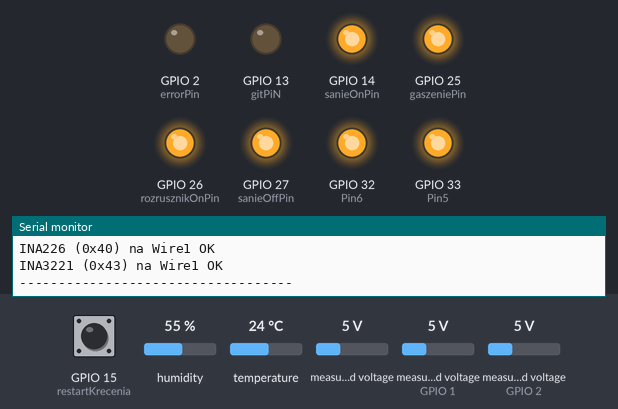
Bench run of a program on a simulated ESP32. Shown: output pins drawn as LEDs (lit = HIGH), the last lines printed to the serial monitor. Inputs (shaded band) come from the test bench; at power-on: measured voltage (sensors on GPIO 1, GPIO 2) 5 V, measured voltage 5 V, GPIO 15 (restartKrecenia) HIGH, humidity 55 %, temperature 24 °C.

Above: at 0.1 s.
2.3 s: measured voltage (sensor on GPIO 1) set to 14.7 V
At 4.9 s:
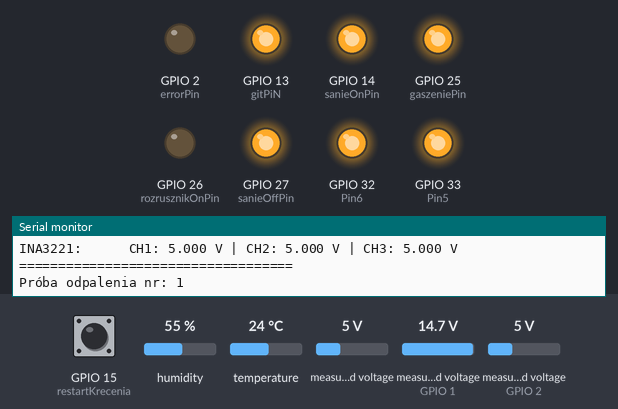
11.8 s: measured voltage (sensor 0) set to 12 V
At 14.9 s:
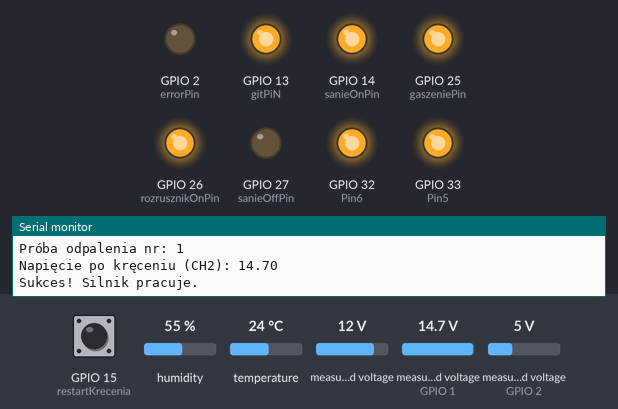
19.9 s: measured voltage (sensor 0) set to 12.4 V
21.9 s: measured voltage (sensor on GPIO 1) set to 13.2 V
At 26.3 s:
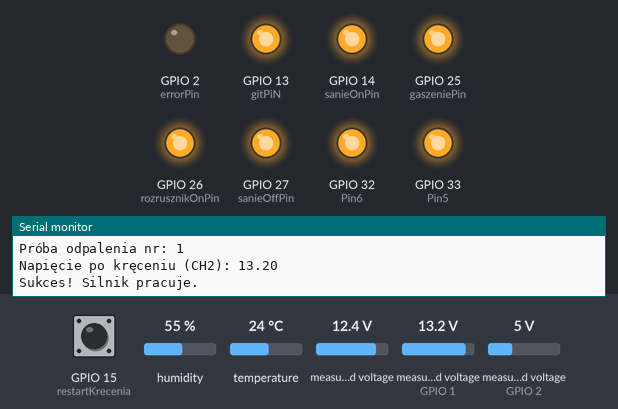
29.6 s: measured voltage (sensor on GPIO 1) set to 12.8 V
33.1 s: measured voltage (sensor 0) set to 13.8 V
41.0 s: measured voltage (sensor 0) set to 14.3 V
At 49.1 s:
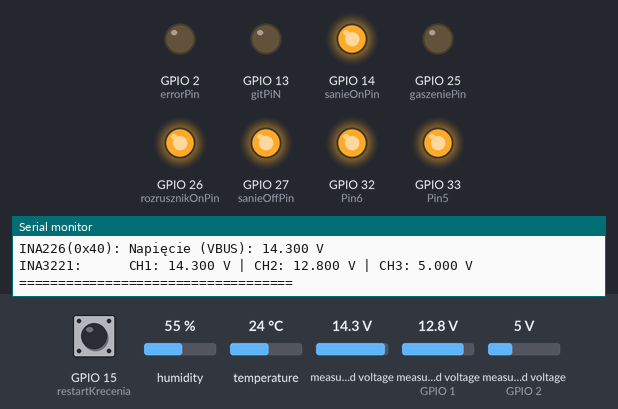
Timing chart, 0 to 50.6 s (numbered marks = the images above; inputs shaded):
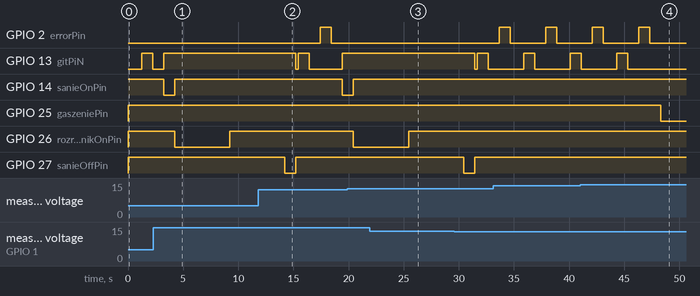

Measured:
- the behaviour switches between 14 and 14.1 V on measured voltage (sensor 0) (found by bisection; images 3 and 4)
- after the input at 41.0 s, GPIO 13 (gitPiN): goes on until 45.3 s, then stays LOW; GPIO 25 (gaszeniePin): HIGH → LOW after 7.3 s
- by itself, GPIO 2 (errorPin): alternates HIGH for 1.0 s and LOW for 3.2 s

The program:

main.cpp
```cpp
#include <Arduino.h>
#include <Wire.h>
#include <Adafruit_AHTX0.h>
#include <INA226.h>
#include <INA3221.h>

// --- Definicje Pinów I2C ---
#define SDA_0 21
#define SCL_0 22

#define SDA_1 16
#define SCL_1 17

// --- Obiekty dla magistrali Wire (21/22) ---
Adafruit_AHTX0 aht20_0;
INA226 ina226_0(0x40, &Wire);
INA226 ina226_1(0x41, &Wire);
INA3221 ina3221_0(0x43, &Wire);

// --- Obiekty dla magistrali Wire1 (16/17) ---
Adafruit_AHTX0 aht20_1;
INA226 ina226_2(0x40, &Wire1);
INA3221 ina3221_1(0x43, &Wire1);

// --- Zmienne globalne do przechowywania wyników ---

// Dane z Wire (Bus 0)
float bus0_aht_temp = 0.0;
float bus0_aht_hum = 0.0;
float bus0_ina226_0x40_vbus = 0.0;
float bus0_ina226_0x41_vbus = 0.0;
float bus0_ina3221_ch1_v = 0.0;
float bus0_ina3221_ch2_v = 0.0;
float bus0_ina3221_ch3_v = 0.0;

// Dane z Wire1 (Bus 1)
float bus1_aht_temp = 0.0;
float bus1_aht_hum = 0.0;
float bus1_ina226_0x40_vbus = 0.0;
float bus1_ina3221_ch1_v = 0.0;
float bus1_ina3221_ch2_v = 0.0;
float bus1_ina3221_ch3_v = 0.0;

//FLAGI
bool errorKrecenia = false;

//Piny
const int restartKrecenia = 15;
const int errorPin = 2;
const int gitPiN = 13;

//Wyjścia do przekaźników
const int sanieOnPin = 14;
const int sanieOffPin = 27;
const int rozrusznikOnPin = 26;
const int gaszeniePin = 25;
const int Pin5 = 33;
const int Pin6 = 32;

void przelocz(int time, int what){
  digitalWrite(what, LOW);
  delay(time);
  digitalWrite(what, HIGH);
}

void setup() {
  pinMode(restartKrecenia, INPUT_PULLUP);
  pinMode(gitPiN, OUTPUT);
  pinMode(errorPin, OUTPUT);
  pinMode(sanieOnPin, OUTPUT);
  pinMode(sanieOffPin, OUTPUT);
  pinMode(rozrusznikOnPin, OUTPUT);
  pinMode(gaszeniePin, OUTPUT);
  pinMode(Pin5, OUTPUT);
  pinMode(Pin6, OUTPUT);

  digitalWrite(sanieOnPin, HIGH);
  digitalWrite(sanieOffPin, HIGH);
  digitalWrite(rozrusznikOnPin, HIGH);
  digitalWrite(gaszeniePin, HIGH);
  digitalWrite(Pin5, HIGH);
  digitalWrite(Pin6, HIGH);

  Serial.begin(115200);
  while (!Serial);
  Serial.println("\nStartuje system pomiarowy...");

  // 1. Inicjalizacja fizyczna magistral I2C
  Wire.begin(SDA_0, SCL_0);
  Wire1.begin(SDA_1, SCL_1);

  // ---------------------------------------------------------
  // 2. Inicjalizacja czujników na Wire (21/22)
  // ---------------------------------------------------------

  Serial.println("--- Inicjalizacja Wire (21/22) ---");

  if (!aht20_0.begin(&Wire)) {
    Serial.println("Blad: Nie znaleziono AHT21 na Wire!");
  } else {
    Serial.println("AHT21 na Wire OK");
  }

  if (!ina226_0.begin()) {
    Serial.println("Blad: Nie znaleziono INA226 (0x40) na Wire!");
  } else {
    Serial.println("INA226 (0x40) na Wire OK");
  }

  if (!ina226_1.begin()) {
    Serial.println("Blad: Nie znaleziono INA226 (0x41) na Wire!");
  } else {
    Serial.println("INA226 (0x41) na Wire OK");
  }

  ina3221_0.begin();
  if (ina3221_0.getManufacturerID() == -1) {
    Serial.println("Blad: Nie znaleziono INA3221 (0x43) na Wire!");
  } else {
    Serial.println("INA3221 (0x43) na Wire OK");
  }

  // ---------------------------------------------------------
  // 3. Inicjalizacja czujników na Wire1 (16/17)
  // ---------------------------------------------------------

  Serial.println("--- Inicjalizacja Wire1 (16/17) ---");

  if (!aht20_1.begin(&Wire1)) {
    Serial.println("Blad: Nie znaleziono AHT21 na Wire1!");
  } else {
    Serial.println("AHT21 na Wire1 OK");
  }

  if (!ina226_2.begin()) {
    Serial.println("Blad: Nie znaleziono INA226 (0x40) na Wire1!");
  } else {
    Serial.println("INA226 (0x40) na Wire1 OK");
  }

  ina3221_1.begin();
  if (ina3221_1.getManufacturerID() == -1) {
    Serial.println("Blad: Nie znaleziono INA3221 (0x43) na Wire1!");
  } else {
    Serial.println("INA3221 (0x43) na Wire1 OK");
  }

  Serial.println("-----------------------------------");
  delay(1000);
}

void loop() {
  sensors_event_t humidity, temp;

  // ========================================================
  // ODCZYT DANYCH Z WIRE (Bus 0)
  // ========================================================

  aht20_0.getEvent(&humidity, &temp);
  bus0_aht_temp = temp.temperature;
  bus0_aht_hum = humidity.relative_humidity;

  bus0_ina226_0x40_vbus = ina226_0.getBusVoltage();
  bus0_ina226_0x41_vbus = ina226_1.getBusVoltage();

  bus0_ina3221_ch1_v = ina3221_0.getBusVoltage(0);
  bus0_ina3221_ch2_v = ina3221_0.getBusVoltage(1);
  bus0_ina3221_ch3_v = ina3221_0.getBusVoltage(2);

  // ========================================================
  // ODCZYT DANYCH Z WIRE1 (Bus 1)
  // ========================================================

  aht20_1.getEvent(&humidity, &temp);
  bus1_aht_temp = temp.temperature;
  bus1_aht_hum = humidity.relative_humidity;

  bus1_ina226_0x40_vbus = ina226_2.getBusVoltage();

  bus1_ina3221_ch1_v = ina3221_1.getBusVoltage(0);
  bus1_ina3221_ch2_v = ina3221_1.getBusVoltage(1);
  bus1_ina3221_ch3_v = ina3221_1.getBusVoltage(2);

  // ========================================================
  // ODCZYTYWANIE Z PIN
  // ========================================================

  if (digitalRead(restartKrecenia) == LOW) {
    errorKrecenia = false;
  }

  // ========================================================
  // WYPISYWANIE WYNIKÓW
  // ========================================================

  Serial.println("\n===================================");
  Serial.println("        --- ODCZYT DANYCH ---");
  Serial.println("===================================");

  Serial.print("Flaga 'errorKrecenia': ");
  Serial.println(errorKrecenia ? "TAK" : "NIE");
  Serial.println("-----------------------------------");

  // Wypisywanie dla Magistrali 0
  Serial.println("[MAGISTRALA 0 (Piny 21/22)]");
  Serial.print("AHT21:        Temp: "); Serial.print(bus0_aht_temp); Serial.print(" °C, Wilg: "); Serial.print(bus0_aht_hum); Serial.println(" %");
  Serial.print("INA226(0x40): Napięcie (VBUS): "); Serial.print(bus0_ina226_0x40_vbus, 3); Serial.println(" V");
  Serial.print("INA226(0x41): Napięcie (VBUS): "); Serial.print(bus0_ina226_0x41_vbus, 3); Serial.println(" V");
  Serial.print("INA3221:      CH1: "); Serial.print(bus0_ina3221_ch1_v, 3);
  Serial.print(" V | CH2: "); Serial.print(bus0_ina3221_ch2_v, 3);
  Serial.print(" V | CH3: "); Serial.print(bus0_ina3221_ch3_v, 3); Serial.println(" V");

  Serial.println("-----------------------------------");

  // Wypisywanie dla Magistrali 1
  Serial.println("[MAGISTRALA 1 (Piny 16/17)]");
  Serial.print("AHT21:        Temp: "); Serial.print(bus1_aht_temp); Serial.print(" °C, Wilg: "); Serial.print(bus1_aht_hum); Serial.println(" %");
  Serial.print("INA226(0x40): Napięcie (VBUS): "); Serial.print(bus1_ina226_0x40_vbus, 3); Serial.println(" V");
  Serial.print("INA3221:      CH1: "); Serial.print(bus1_ina3221_ch1_v, 3);
  Serial.print(" V | CH2: "); Serial.print(bus1_ina3221_ch2_v, 3);
  Serial.print(" V | CH3: "); Serial.print(bus1_ina3221_ch3_v, 3); Serial.println(" V");

  Serial.println("===================================");

  // ========================================================
  // LOGIKA STEROWANIA I ALARMY
  // ========================================================

  digitalWrite(gitPiN, HIGH);
  delay(1000);
  digitalWrite(gitPiN, LOW);
  delay(1000);

  if (!errorKrecenia && bus0_ina3221_ch2_v > 12) {
      digitalWrite(errorPin, HIGH);
      delay(1000);
      digitalWrite(errorPin, LOW);
      delay(1000);
  }

  if (errorKrecenia) {
    digitalWrite(errorPin, HIGH);
  } else {
    digitalWrite(errorPin, LOW);
  }

  // --- Sekcja sterowania agregatem ---

  if (!errorKrecenia && bus0_ina3221_ch1_v < 12.2 && bus0_ina3221_ch1_v > 0) {

    digitalWrite(gitPiN, HIGH);

    for (int i = 0; i < 5; i++) {
      Serial.print("Próba odpalenia nr: "); Serial.println(i + 1);

      przelocz(1000, sanieOnPin);
      przelocz(5000, rozrusznikOnPin);

      bus0_ina3221_ch2_v = ina3221_0.getBusVoltage(1);
      Serial.print("Napięcie po kręceniu (CH2): ");
      Serial.println(bus0_ina3221_ch2_v);

      if (bus0_ina3221_ch2_v > 13.0) {
        Serial.println("Sukces! Silnik pracuje.");
        break;
      }

      Serial.println("Nie odpalił, czekam na kolejną próbę...");
      delay(3000);
    }

    delay(5000);
    przelocz(1000, sanieOffPin);

    digitalWrite(gitPiN, LOW);

    bus0_ina3221_ch2_v = ina3221_0.getBusVoltage(1);
    if (bus0_ina3221_ch2_v > 12.5) {
      Serial.println("Działa!");
    } else {
        errorKrecenia = true;
        Serial.println("ALARM: Agregat nie odpalił po 5 próbach!");
    }
  }

  if (bus0_ina3221_ch1_v > 14) {
    przelocz(5000, gaszeniePin);
  }
}
```
